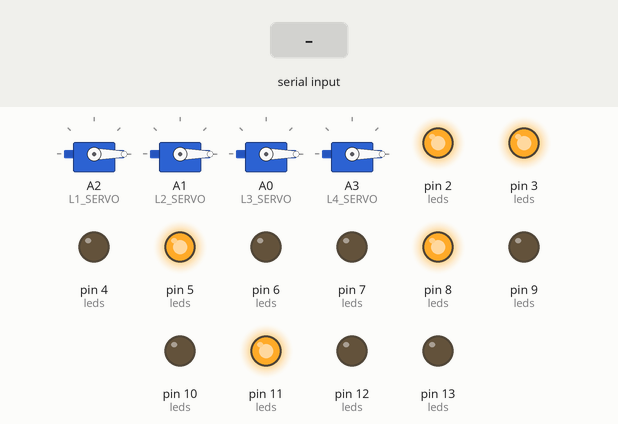
Simulated run of this sketch. Board: Arduino Uno, built with avr-gcc and run on an emulated ATmega328P. On the bench: 4 × servo, output pins drawn as LEDs (lit = HIGH). Inputs (shaded band) come from the test bench. What the sketch prints to the serial monitor is not drawn.

Above: at 1.2 s.
1.3 s: "2" received over the second serial link
At 2.5 s:
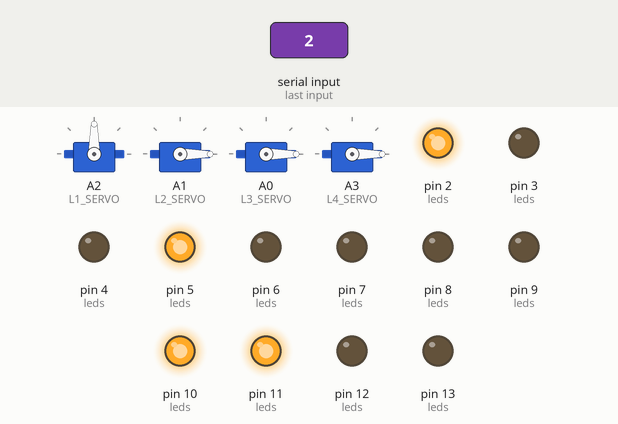
2.8 s: "1" received over the second serial link
At 3.9 s:
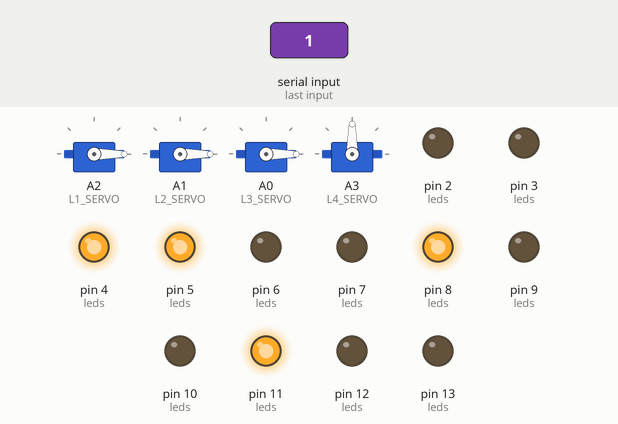
At 13.9 s:
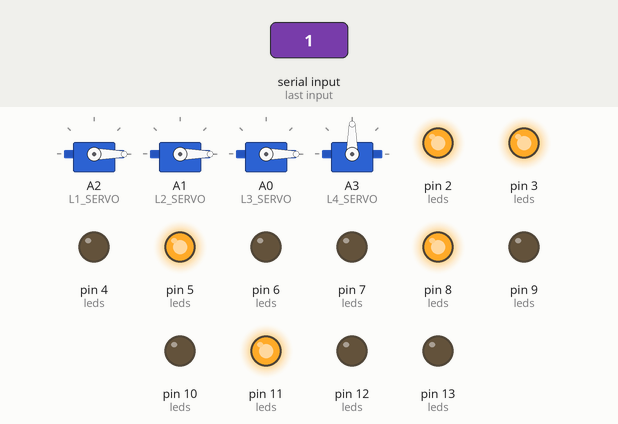
Timing chart, 0 to 21.2 s (numbered marks = the images above; inputs shaded):
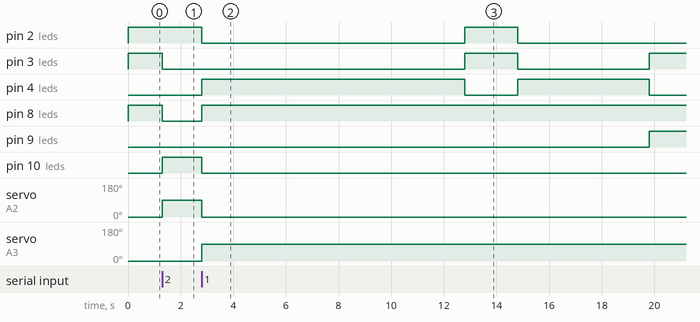

Measured:
- after the input at 1.3 s, pin 2 (leds): stays HIGH (without the input it goes to LOW after 0.70 s); pin 3 (leds): HIGH → LOW after 0.00 s instead of 0.70 s; pin 4 (leds): stays LOW (without the input it goes to HIGH after 0.70 s); pin 8 (leds): HIGH → LOW at once; pin 10 (leds): LOW → HIGH at once
- after the input at 2.8 s, servo on A2 (L1_SERVO): 90° → 0° at once

The sketch:

trafficlightpart.ino
```cpp
#include <Servo.h>
#include <SoftwareSerial.h>

// ----------- Bluetooth Module -----------
#define BT_RX A4
#define BT_TX A5
SoftwareSerial BT(BT_RX, BT_TX);

// ----------- PIN DEFINITIONS -----------
// Lane 1 LEDs and Servo
#define L1_R 2
#define L1_Y 3
#define L1_G 4
#define L1_SERVO A2

// Lane 2 LEDs and Servo
#define L2_R 8
#define L2_Y 9
#define L2_G 10
#define L2_SERVO A1

// Lane 3 LEDs and Servo
#define L3_R 5
#define L3_Y 6
#define L3_G 7
#define L3_SERVO A0

// Lane 4 LEDs and Servo
#define L4_R 11
#define L4_Y 12
#define L4_G 13
#define L4_SERVO A3

// ----------- TIMINGS (ms) -----------
#define PRE_GREEN 2000
#define GREEN_TIME 5000
#define POST_GREEN 2000
#define AMBULANCE_TIME 10000 // 10 sec override

// ----------- SERVOS -----------
Servo lane1Servo;
Servo lane2Servo;
Servo lane3Servo;
Servo lane4Servo;

// ----------- HELPER FUNCTION -----------
void setLane(int R, int Y, int G, bool red, bool yellow, bool green){
  digitalWrite(R, red ? HIGH : LOW);
  digitalWrite(Y, yellow ? HIGH : LOW);
  digitalWrite(G, green ? HIGH : LOW);
}

// ----------- LANE STATES -----------
enum LaneState {RED_STATE, PRE_GREEN_STATE, GREEN_STATE, POST_GREEN_STATE};

struct Lane {
  int R, Y, G;
  Servo* servo;
  LaneState state;
  unsigned long timer;
};

// ----------- INITIALIZE LANES -----------
Lane lanes[4];

// ----------- AMBULANCE MODE VARIABLES -----------
bool ambulanceMode = false;
int ambulanceLane = -1;
unsigned long ambulanceTimer = 0;

// ----------- CUSTOM SERVO MAPPING -----------
// Light 1 → Servo 4
// Light 2 → Servo 1
// Light 3 → Servo 2
// Light 4 → Servo 3
Servo* servoMap[4];

void setup() {
  Serial.begin(9600);
  BT.begin(9600);

  int leds[] = {L1_R, L1_Y, L1_G, L2_R, L2_Y, L2_G, L3_R, L3_Y, L3_G, L4_R, L4_Y, L4_G};
  for (int i = 0; i < 12; i++) pinMode(leds[i], OUTPUT);

  lane1Servo.attach(L1_SERVO);
  lane2Servo.attach(L2_SERVO);
  lane3Servo.attach(L3_SERVO);
  lane4Servo.attach(L4_SERVO);

  // Servo mapping
  servoMap[0] = &lane4Servo; // light 1 → servo 4
  servoMap[1] = &lane1Servo; // light 2 → servo 1
  servoMap[2] = &lane2Servo; // light 3 → servo 2
  servoMap[3] = &lane3Servo; // light 4 → servo 3

  // Initialize lane data
  lanes[0] = {L1_R, L1_Y, L1_G, &lane1Servo, PRE_GREEN_STATE, millis()};
  lanes[1] = {L2_R, L2_Y, L2_G, &lane2Servo, RED_STATE, 0};
  lanes[2] = {L3_R, L3_Y, L3_G, &lane3Servo, RED_STATE, 0};
  lanes[3] = {L4_R, L4_Y, L4_G, &lane4Servo, RED_STATE, 0};

  // Set all red + close all servos
  for (int i = 0; i < 4; i++) {
    setLane(lanes[i].R, lanes[i].Y, lanes[i].G, true, false, false);
    lanes[i].servo->write(0);
  }
}

void activateAmbulanceLane(int laneNum){
  ambulanceMode = true;
  ambulanceLane = laneNum;
  ambulanceTimer = millis();

  for(int i=0;i<4;i++){
    setLane(lanes[i].R, lanes[i].Y, lanes[i].G, true, false, false);
    lanes[i].servo->write(0);
  }

  // Open servo according to mapping
  setLane(lanes[laneNum].R, lanes[laneNum].Y, lanes[laneNum].G, false, false, true);
  servoMap[laneNum]->write(90);

  Serial.print("🚑 Ambulance lane activated: ");
  Serial.println(laneNum+1);
}

void loop() {
  unsigned long current = millis();

  // ----- Bluetooth Check -----
  if(BT.available()){
    char c = BT.read();
    if(c >= '1' && c <= '4'){
      int laneNum = c - '1';
      activateAmbulanceLane(laneNum);
    }
  }

  // ----- Ambulance Mode -----
  if(ambulanceMode){
    if(current - ambulanceTimer >= AMBULANCE_TIME){
      ambulanceMode = false;
      Serial.println("✅ Ambulance mode over, resuming normal cycle");
      for(int i=0;i<4;i++){
        if(lanes[i].state != RED_STATE) lanes[i].timer = current;
      }
    } else return;
  }

  // ----- Normal Traffic Flow -----
  for(int i=0;i<4;i++){
    Lane &l = lanes[i];
    int nextLane = (i+1)%4;

    switch(l.state){
      case RED_STATE:
        setLane(l.R, l.Y, l.G, true, false, false);
        break;

      case PRE_GREEN_STATE:
        setLane(l.R, l.Y, l.G, true, true, false);
        if(current - l.timer >= PRE_GREEN){
          l.state = GREEN_STATE;
          l.timer = current;
        }
        break;

      case GREEN_STATE:
        setLane(l.R, l.Y, l.G, false, false, true);
        // open mapped servo for this light
        servoMap[i]->write(90);
        if(current - l.timer >= GREEN_TIME){
          l.state = POST_GREEN_STATE;
          l.timer = current;
          if(lanes[nextLane].state == RED_STATE){
            lanes[nextLane].state = PRE_GREEN_STATE;
            lanes[nextLane].timer = current;
          }
        }
        break;

      case POST_GREEN_STATE:
        setLane(l.R, l.Y, l.G, false, true, false);
        if(current - l.timer >= POST_GREEN){
          l.state = RED_STATE;
          l.timer = 0;
          // close mapped servo for this light
          servoMap[i]->write(0);
          if(lanes[nextLane].state == PRE_GREEN_STATE){
            lanes[nextLane].state = GREEN_STATE;
            lanes[nextLane].timer = current;
          }
        }
        break;
    }
  }
}
```
